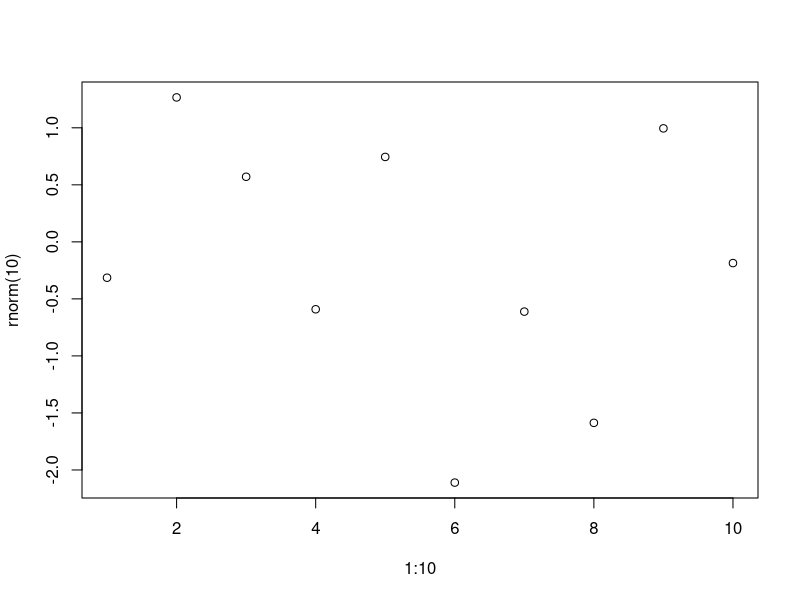
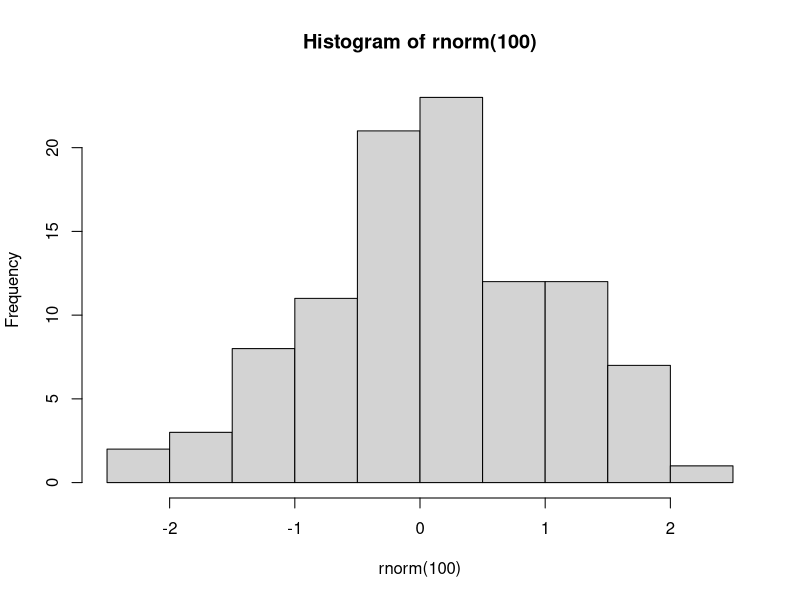
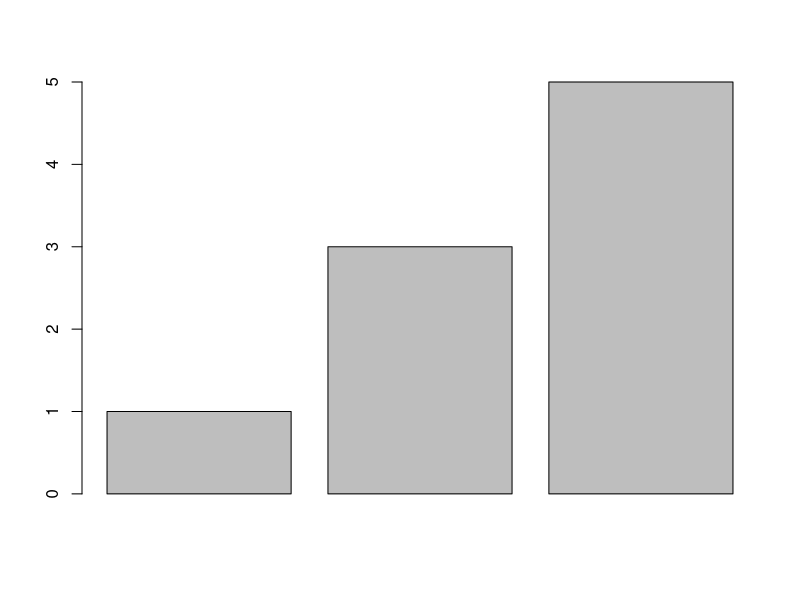
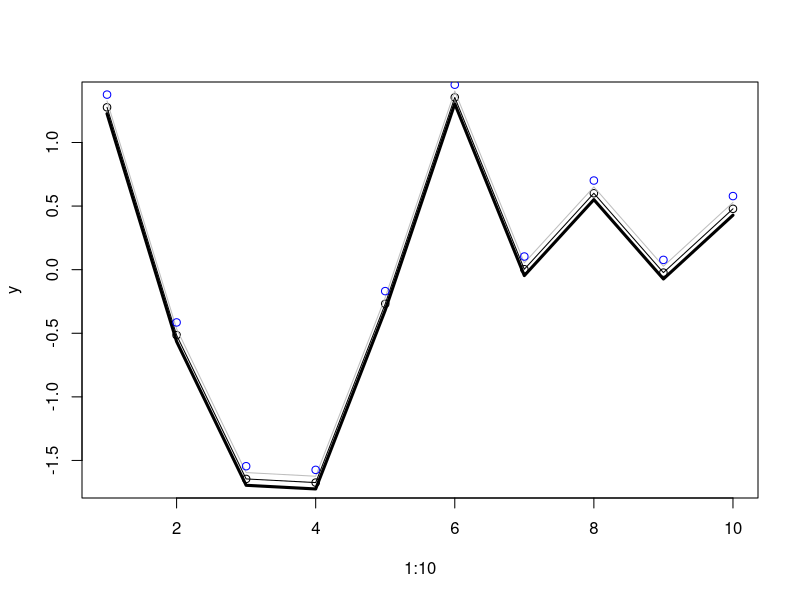
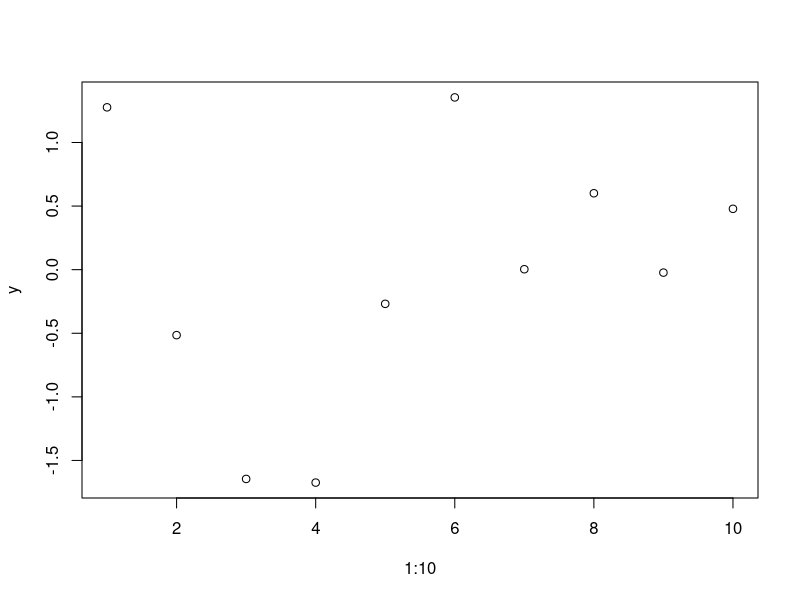
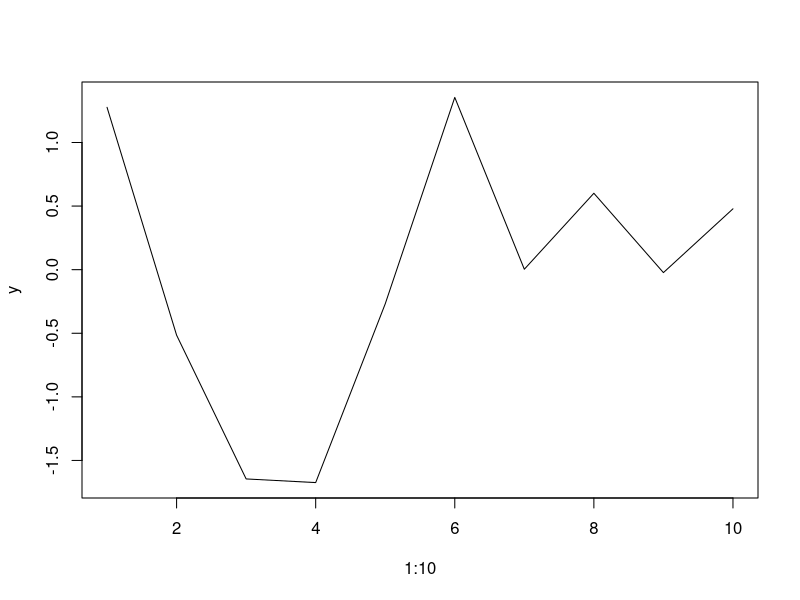
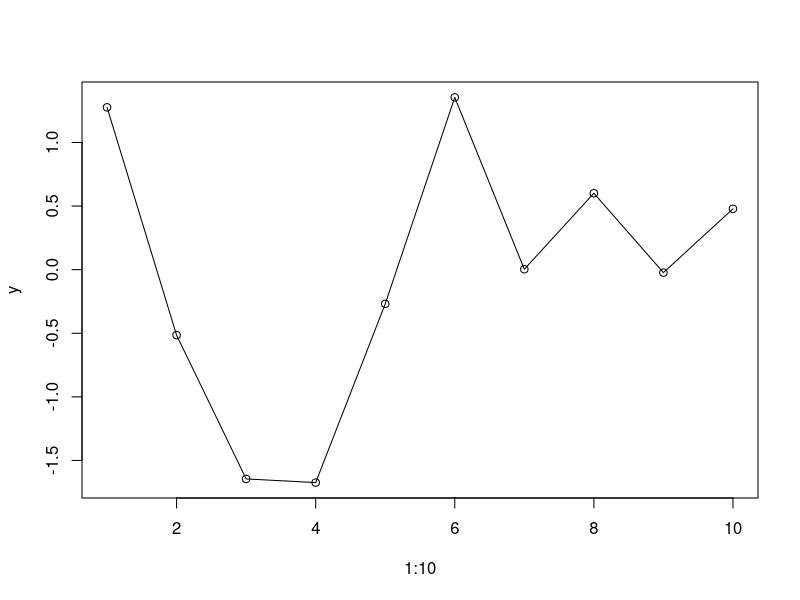
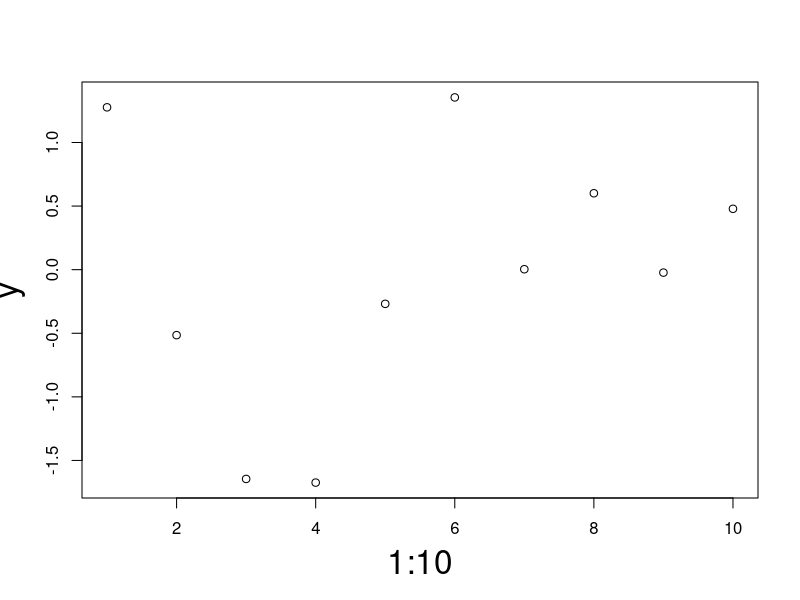

R code for these plots, in order:
#Demonstrate some ways to do basic plotting in R

#plot(): 1. give a scatter plot 2. Can be used to plot a dendrogram when input is a hclust or dendrogram obj
plot(1:10,rnorm(10))



#hist(): histogram
hist(rnorm(100))

#barplot(): barplot
bars=c(1,3,5)
barplot(bars)


#------Things that can be added to the above graphs------

y=rnorm(10)
plot(1:10,y)
lines(1:10,y) #lines(): segments connecting points
lines(1:10,y+0.05,col="grey") #col: specifies colors
lines(1:10,y-0.05,lwd="3") #lwd" specifies width
points(1:10,y+0.1,col="blue") #This adds points that have the same x coordinate but different y coordinate

##type=: p: points, l: lines, o: overplotted points and lines
plot(1:10,y,type="p")
plot(1:10,y,type="l")
plot(1:10,y,type="o")

#cex.lab: size of x,y text (default=1)
plot(1:10,y,cex.lab=2) #in a barplot cex.names should be used instead of cex.lab

#las: rotate the x-axis & y-axis
plot(1:10,y,las=2)


#lty: line type
plot(1:10,y,type="o",lty=2)
plot(1:10,y,type="o",lty=3)
plot(1:10,y,type="o",lty=4)
plot(1:10,y,type="o",lty=5)
plot(1:10,y,type="o",lty=6)

#legend(): add the legend
plot(1:10,y)
lines(1:10,y) #lines(): segments connecting points
lines(1:10,y+0.05,col="grey") 
lines(1:10,y-0.05,col="blue",lty=2) 
legend(x=1,col=c("grey","blue"),legend=c("grey line","blue line"),lty=c(1,2))


